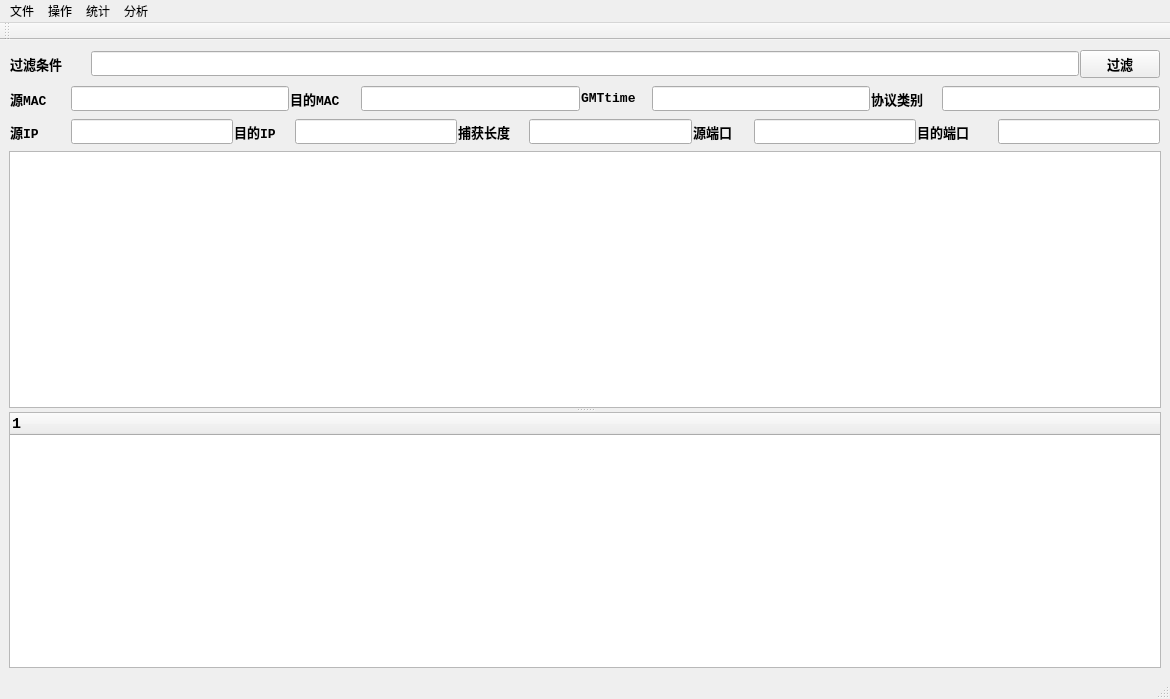
<?xml version="1.0" encoding="UTF-8"?>
<ui version="4.0">
 <class>MainWindow</class>
 <widget class="QMainWindow" name="MainWindow">
  <property name="geometry">
   <rect>
    <x>0</x>
    <y>0</y>
    <width>1170</width>
    <height>699</height>
   </rect>
  </property>
  <property name="windowTitle">
   <string>流量分析系统</string>
  </property>
  <widget class="QWidget" name="centralwidget">
   <layout class="QVBoxLayout" name="verticalLayout">
    <item>
     <widget class="QWidget" name="widget" native="true">
      <layout class="QHBoxLayout" name="horizontalLayout">
       <property name="spacing">
        <number>1</number>
       </property>
       <property name="leftMargin">
        <number>1</number>
       </property>
       <property name="topMargin">
        <number>1</number>
       </property>
       <property name="rightMargin">
        <number>1</number>
       </property>
       <property name="bottomMargin">
        <number>1</number>
       </property>
       <item>
        <widget class="QLabel" name="label">
         <property name="minimumSize">
          <size>
           <width>80</width>
           <height>16</height>
          </size>
         </property>
         <property name="font">
          <font>
           <family>Consolas</family>
           <pointsize>10</pointsize>
           <weight>75</weight>
           <bold>true</bold>
          </font>
         </property>
         <property name="text">
          <string>过滤条件</string>
         </property>
        </widget>
       </item>
       <item>
        <widget class="QLineEdit" name="filter">
         <property name="minimumSize">
          <size>
           <width>300</width>
           <height>25</height>
          </size>
         </property>
         <property name="font">
          <font>
           <family>Consolas</family>
           <pointsize>10</pointsize>
           <weight>75</weight>
           <bold>true</bold>
          </font>
         </property>
        </widget>
       </item>
       <item>
        <widget class="QPushButton" name="pushButton">
         <property name="minimumSize">
          <size>
           <width>80</width>
           <height>0</height>
          </size>
         </property>
         <property name="font">
          <font>
           <family>Consolas</family>
           <pointsize>10</pointsize>
           <weight>75</weight>
           <bold>true</bold>
          </font>
         </property>
         <property name="text">
          <string>过滤</string>
         </property>
        </widget>
       </item>
      </layout>
     </widget>
    </item>
    <item>
     <widget class="QWidget" name="widget_2" native="true">
      <layout class="QHBoxLayout" name="horizontalLayout_2">
       <property name="spacing">
        <number>1</number>
       </property>
       <property name="leftMargin">
        <number>1</number>
       </property>
       <property name="topMargin">
        <number>1</number>
       </property>
       <property name="rightMargin">
        <number>1</number>
       </property>
       <property name="bottomMargin">
        <number>1</number>
       </property>
       <item>
        <widget class="QLabel" name="label_2">
         <property name="minimumSize">
          <size>
           <width>60</width>
           <height>16</height>
          </size>
         </property>
         <property name="font">
          <font>
           <family>Consolas</family>
           <pointsize>10</pointsize>
           <weight>75</weight>
           <bold>true</bold>
          </font>
         </property>
         <property name="text">
          <string>源MAC</string>
         </property>
        </widget>
       </item>
       <item>
        <widget class="QLineEdit" name="src_mac">
         <property name="minimumSize">
          <size>
           <width>200</width>
           <height>25</height>
          </size>
         </property>
         <property name="font">
          <font>
           <family>Consolas</family>
           <pointsize>10</pointsize>
           <weight>75</weight>
           <bold>true</bold>
          </font>
         </property>
        </widget>
       </item>
       <item>
        <widget class="QLabel" name="label_3">
         <property name="minimumSize">
          <size>
           <width>70</width>
           <height>16</height>
          </size>
         </property>
         <property name="font">
          <font>
           <family>Consolas</family>
           <pointsize>10</pointsize>
           <weight>75</weight>
           <bold>true</bold>
          </font>
         </property>
         <property name="text">
          <string>目的MAC</string>
         </property>
        </widget>
       </item>
       <item>
        <widget class="QLineEdit" name="src_mac_2">
         <property name="minimumSize">
          <size>
           <width>200</width>
           <height>25</height>
          </size>
         </property>
         <property name="font">
          <font>
           <family>Consolas</family>
           <pointsize>10</pointsize>
           <weight>75</weight>
           <bold>true</bold>
          </font>
         </property>
        </widget>
       </item>
       <item>
        <widget class="QLabel" name="label_8">
         <property name="minimumSize">
          <size>
           <width>70</width>
           <height>16</height>
          </size>
         </property>
         <property name="font">
          <font>
           <family>Consolas</family>
           <pointsize>10</pointsize>
           <weight>75</weight>
           <bold>true</bold>
          </font>
         </property>
         <property name="text">
          <string>GMTtime</string>
         </property>
        </widget>
       </item>
       <item>
        <widget class="QLineEdit" name="GMTtime">
         <property name="minimumSize">
          <size>
           <width>160</width>
           <height>25</height>
          </size>
         </property>
         <property name="font">
          <font>
           <family>Consolas</family>
           <pointsize>10</pointsize>
           <weight>75</weight>
           <bold>true</bold>
          </font>
         </property>
         <property name="text">
          <string/>
         </property>
        </widget>
       </item>
       <item>
        <widget class="QLabel" name="label_4">
         <property name="minimumSize">
          <size>
           <width>70</width>
           <height>16</height>
          </size>
         </property>
         <property name="font">
          <font>
           <family>Consolas</family>
           <pointsize>10</pointsize>
           <weight>75</weight>
           <bold>true</bold>
          </font>
         </property>
         <property name="text">
          <string>协议类别</string>
         </property>
        </widget>
       </item>
       <item>
        <widget class="QLineEdit" name="protocol">
         <property name="minimumSize">
          <size>
           <width>100</width>
           <height>25</height>
          </size>
         </property>
         <property name="font">
          <font>
           <family>Consolas</family>
           <pointsize>10</pointsize>
           <weight>75</weight>
           <bold>true</bold>
          </font>
         </property>
        </widget>
       </item>
      </layout>
     </widget>
    </item>
    <item>
     <widget class="QWidget" name="widget_3" native="true">
      <layout class="QHBoxLayout" name="horizontalLayout_3">
       <property name="spacing">
        <number>1</number>
       </property>
       <property name="leftMargin">
        <number>1</number>
       </property>
       <property name="topMargin">
        <number>1</number>
       </property>
       <property name="rightMargin">
        <number>1</number>
       </property>
       <property name="bottomMargin">
        <number>1</number>
       </property>
       <item>
        <widget class="QLabel" name="label_5">
         <property name="minimumSize">
          <size>
           <width>60</width>
           <height>16</height>
          </size>
         </property>
         <property name="font">
          <font>
           <family>Consolas</family>
           <pointsize>10</pointsize>
           <weight>75</weight>
           <bold>true</bold>
          </font>
         </property>
         <property name="text">
          <string>源IP</string>
         </property>
        </widget>
       </item>
       <item>
        <widget class="QLineEdit" name="src_ip">
         <property name="minimumSize">
          <size>
           <width>150</width>
           <height>25</height>
          </size>
         </property>
         <property name="font">
          <font>
           <family>Consolas</family>
           <pointsize>10</pointsize>
           <weight>75</weight>
           <bold>true</bold>
          </font>
         </property>
        </widget>
       </item>
       <item>
        <widget class="QLabel" name="label_6">
         <property name="minimumSize">
          <size>
           <width>60</width>
           <height>16</height>
          </size>
         </property>
         <property name="font">
          <font>
           <family>Consolas</family>
           <pointsize>10</pointsize>
           <weight>75</weight>
           <bold>true</bold>
          </font>
         </property>
         <property name="text">
          <string>目的IP</string>
         </property>
        </widget>
       </item>
       <item>
        <widget class="QLineEdit" name="des_ip">
         <property name="minimumSize">
          <size>
           <width>150</width>
           <height>25</height>
          </size>
         </property>
         <property name="font">
          <font>
           <family>Consolas</family>
           <pointsize>10</pointsize>
           <weight>75</weight>
           <bold>true</bold>
          </font>
         </property>
        </widget>
       </item>
       <item>
        <widget class="QLabel" name="label_7">
         <property name="minimumSize">
          <size>
           <width>70</width>
           <height>16</height>
          </size>
         </property>
         <property name="font">
          <font>
           <family>Consolas</family>
           <pointsize>10</pointsize>
           <weight>75</weight>
           <bold>true</bold>
          </font>
         </property>
         <property name="text">
          <string>捕获长度</string>
         </property>
        </widget>
       </item>
       <item>
        <widget class="QLineEdit" name="p_len">
         <property name="minimumSize">
          <size>
           <width>100</width>
           <height>25</height>
          </size>
         </property>
         <property name="font">
          <font>
           <family>Consolas</family>
           <pointsize>10</pointsize>
           <weight>75</weight>
           <bold>true</bold>
          </font>
         </property>
        </widget>
       </item>
       <item>
        <widget class="QLabel" name="label_9">
         <property name="minimumSize">
          <size>
           <width>60</width>
           <height>16</height>
          </size>
         </property>
         <property name="font">
          <font>
           <family>Consolas</family>
           <pointsize>10</pointsize>
           <weight>75</weight>
           <bold>true</bold>
          </font>
         </property>
         <property name="text">
          <string>源端口</string>
         </property>
        </widget>
       </item>
       <item>
        <widget class="QLineEdit" name="src_port">
         <property name="minimumSize">
          <size>
           <width>100</width>
           <height>25</height>
          </size>
         </property>
         <property name="font">
          <font>
           <family>Consolas</family>
           <pointsize>10</pointsize>
           <weight>75</weight>
           <bold>true</bold>
          </font>
         </property>
        </widget>
       </item>
       <item>
        <widget class="QLabel" name="label_10">
         <property name="minimumSize">
          <size>
           <width>80</width>
           <height>16</height>
          </size>
         </property>
         <property name="font">
          <font>
           <family>Consolas</family>
           <pointsize>10</pointsize>
           <weight>75</weight>
           <bold>true</bold>
          </font>
         </property>
         <property name="text">
          <string>目的端口</string>
         </property>
        </widget>
       </item>
       <item>
        <widget class="QLineEdit" name="des_port">
         <property name="minimumSize">
          <size>
           <width>50</width>
           <height>25</height>
          </size>
         </property>
         <property name="font">
          <font>
           <family>Consolas</family>
           <pointsize>10</pointsize>
           <weight>75</weight>
           <bold>true</bold>
          </font>
         </property>
        </widget>
       </item>
      </layout>
     </widget>
    </item>
    <item>
     <widget class="QSplitter" name="splitter">
      <property name="orientation">
       <enum>Qt::Vertical</enum>
      </property>
      <widget class="QTableWidget" name="tableWidget">
       <property name="font">
        <font>
         <family>Consolas</family>
         <pointsize>10</pointsize>
         <weight>75</weight>
         <bold>true</bold>
        </font>
       </property>
      </widget>
      <widget class="QTreeWidget" name="treeWidget">
       <property name="font">
        <font>
         <family>Consolas</family>
         <pointsize>11</pointsize>
         <weight>75</weight>
         <bold>true</bold>
        </font>
       </property>
       <column>
        <property name="text">
         <string notr="true">1</string>
        </property>
       </column>
      </widget>
     </widget>
    </item>
   </layout>
  </widget>
  <widget class="QMenuBar" name="menubar">
   <property name="geometry">
    <rect>
     <x>0</x>
     <y>0</y>
     <width>1170</width>
     <height>26</height>
    </rect>
   </property>
   <widget class="QMenu" name="menu">
    <property name="title">
     <string>文件</string>
    </property>
    <addaction name="actionopen_file"/>
    <addaction name="actionopen_dir"/>
   </widget>
   <widget class="QMenu" name="menu_2">
    <property name="title">
     <string>操作</string>
    </property>
    <addaction name="actionclear"/>
    <addaction name="actionclear_tree"/>
   </widget>
   <widget class="QMenu" name="menu_3">
    <property name="title">
     <string>统计</string>
    </property>
    <addaction name="actionpicture"/>
    <addaction name="actionsession"/>
   </widget>
   <widget class="QMenu" name="menu_4">
    <property name="title">
     <string>分析</string>
    </property>
    <widget class="QMenu" name="menu_5">
     <property name="title">
      <string>端口号分析</string>
     </property>
     <addaction name="actionsrc_tcp"/>
     <addaction name="actiondes_tcp"/>
     <addaction name="actionsrc_udp"/>
     <addaction name="actiondes_udp"/>
     <addaction name="actionall_port"/>
    </widget>
    <addaction name="separator"/>
    <addaction name="actionIP"/>
    <addaction name="menu_5"/>
    <addaction name="actionall_data"/>
    <addaction name="actionDNS"/>
   </widget>
   <addaction name="menu"/>
   <addaction name="menu_2"/>
   <addaction name="menu_3"/>
   <addaction name="menu_4"/>
  </widget>
  <widget class="QStatusBar" name="statusbar"/>
  <widget class="QToolBar" name="toolBar">
   <property name="windowTitle">
    <string>toolBar</string>
   </property>
   <attribute name="toolBarArea">
    <enum>TopToolBarArea</enum>
   </attribute>
   <attribute name="toolBarBreak">
    <bool>false</bool>
   </attribute>
  </widget>
  <action name="actionopen_file">
   <property name="text">
    <string>打开pcap文件</string>
   </property>
  </action>
  <action name="actionopen_dir">
   <property name="text">
    <string>打开文件夹</string>
   </property>
  </action>
  <action name="actionclear">
   <property name="text">
    <string>清空列表</string>
   </property>
  </action>
  <action name="actionclear_tree">
   <property name="text">
    <string>清空结构树</string>
   </property>
  </action>
  <action name="actionpicture">
   <property name="text">
    <string>分布图</string>
   </property>
  </action>
  <action name="actionsession">
   <property name="text">
    <string>网络图</string>
   </property>
  </action>
  <action name="actionIP">
   <property name="text">
    <string>IP地址分析</string>
   </property>
  </action>
  <action name="actionall_data">
   <property name="text">
    <string>总体情况</string>
   </property>
  </action>
  <action name="actionsrc_tcp">
   <property name="text">
    <string>源TCP</string>
   </property>
  </action>
  <action name="actiondes_tcp">
   <property name="text">
    <string>目的TCP</string>
   </property>
  </action>
  <action name="actionsrc_udp">
   <property name="text">
    <string>源UDP</string>
   </property>
  </action>
  <action name="actiondes_udp">
   <property name="text">
    <string>目的UDP</string>
   </property>
  </action>
  <action name="actionall_tcp">
   <property name="text">
    <string>all_tcp</string>
   </property>
  </action>
  <action name="actionall_port">
   <property name="text">
    <string>所有流量</string>
   </property>
  </action>
  <action name="actionall">
   <property name="text">
    <string>all</string>
   </property>
  </action>
  <action name="actionDNS">
   <property name="text">
    <string>DNS分析</string>
   </property>
  </action>
 </widget>
 <resources>
  <include location="images.qrc"/>
 </resources>
 <connections/>
</ui>
